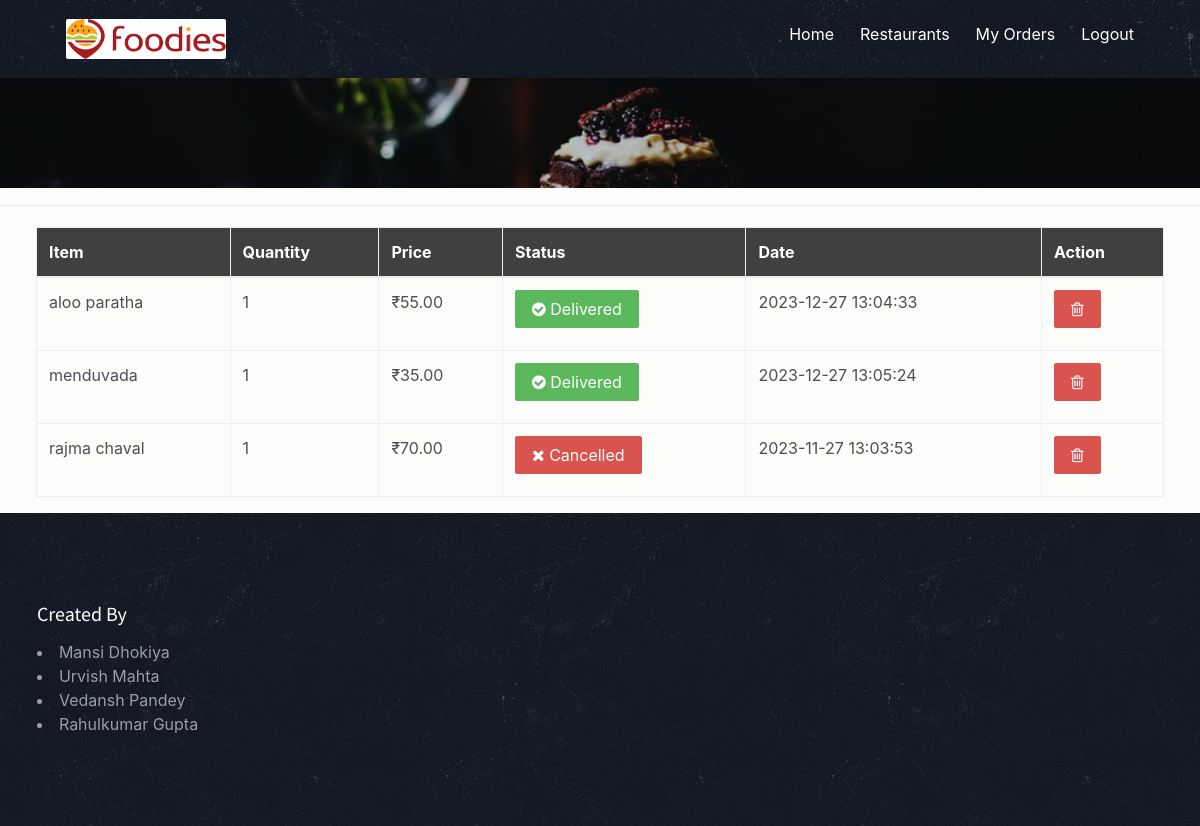
The page /your_orders.php (signed in) on the database its author committed.
### tables this page shows
CREATE TABLE `users_orders` (
  `o_id` int(222) NOT NULL,
  `u_id` int(222) NOT NULL,
  `title` varchar(222) NOT NULL,
  `quantity` int(222) NOT NULL,
  `price` decimal(10,2) NOT NULL,
  `status` varchar(222) DEFAULT NULL,
  `date` timestamp NOT NULL DEFAULT CURRENT_TIMESTAMP ON UPDATE CURRENT_TIMESTAMP
);

### your_orders.php (the view, shortened to what this page needs)
<!DOCTYPE html>
<html lang="en">
<?php
include("connection/connect.php");
if(empty($_SESSION['user_id']))
{
	header('location:login.php');
}
else
{
?>
<head>
    <link href="css/bootstrap.min.css" rel="stylesheet">
    <link href="css/font-awesome.min.css" rel="stylesheet">
    <link href="css/animsition.min.css" rel="stylesheet">
    <link href="css/animate.css" rel="stylesheet">
    <link href="css/style.css" rel="stylesheet">
	</head>
<body>
        <header id="header" class="header-scroll top-header headrom">
            <nav class="navbar navbar-dark">
                <div class="container">
                    <a class="navbar-brand" href="index.php"> <img class="img-rounded" src="icn.png" alt="" height="40px" width="160px"> </a>
                    <div class="collapse navbar-toggleable-md  float-lg-right" id="mainNavbarCollapse">
                        <ul class="nav navbar-nav">
                            <li class="nav-item"> <a class="nav-link active" href="index.php">Home <span class="sr-only">(current)</span></a> </li>
                            <li class="nav-item"> <a class="nav-link active" href="restaurants.php">Restaurants <span class="sr-only"></span></a> </li>
							<?php
						if(empty($_SESSION["user_id"]))
							{
								echo '<li class="nav-item"><a href="login.php" class="nav-link active">Login</a> </li>
							  <li class="nav-item"><a href="registration.php" class="nav-link active">Register</a> </li>';
							}
						else
							{
									echo  '<li class="nav-item"><a href="your_orders.php" class="nav-link active">My Orders</a> </li>';
									echo  '<li class="nav-item"><a href="logout.php" class="nav-link active">Logout</a> </li>';
							}
						?>
                        </ul>
                    </div>
                </div>
            </nav>
        </header>
        <div class="page-wrapper">
            <div class="inner-page-hero bg-image" data-image-src="images/img/pimg.jpg">
            </div>
            <div class="result-show">
            </div>
            <section class="restaurants-page">
                <div class="container">
                    <div class="row">
                        <div class="col-xs-12">
                          </div>
                        <div class="col-xs-12">
                            <div class="bg-gray">
                                <div class="row">
							<table class="table table-bordered table-hover">
						  <thead style = "background: #404040; color:white;">
							<tr>
							  <th>Item</th>
							  <th>Quantity</th>
							  <th>Price</th>
							   <th>Status</th>
							     <th>Date</th>
								   <th>Action</th>
							</tr>
						  </thead>
						  <tbody>
							<?php
						$query_res= mysqli_query($db,"select * from users_orders where u_id='".$_SESSION['user_id']."'");
												if(!mysqli_num_rows($query_res) > 0 )
														{
															echo '<td colspan="6"><center>You have No orders Placed yet. </center></td>';
														}
													else
														{
										  while($row=mysqli_fetch_array($query_res))
										  {
							?>
												<tr>
														 <td data-column="Item"> <?php echo $row['title']; ?></td>
														  <td data-column="Quantity"> <?php echo $row['quantity']; ?></td>
														  <td data-column="price">₹<?php echo $row['price']; ?></td>
														   <td data-column="status">
														   <?php
																			$status=$row['status'];
																			?>
																			<?php
																			if($status=="closed")
																				{
																			?>
																			 <button type="button" class="btn btn-success" ><span  class="fa fa-check-circle" aria-hidden="true"></span> Delivered</button>
																			<?php
																			}
																			?>
																			<?php
																			if($status=="rejected")
																				{
																			?>
																			 <button type="button" class="btn btn-danger"> <i class="fa fa-close"></i> Cancelled</button>
																			<?php
																			}
																			?>
														   </td>
														  <td data-column="Date"> <?php echo $row['date']; ?></td>
														   <td data-column="Action"> <a href="delete_orders.php?order_del=<?php echo $row['o_id'];?>" onclick="return confirm('Are you sure you want to cancel your order?');" class="btn btn-danger btn-flat btn-addon btn-xs m-b-10"><i class="fa fa-trash-o" style="font-size:16px"></i></a>
															</td>
												</tr>
														<?php }} ?>
						  </tbody>
					</table>
                                </div>
                            </div>
                            </div>
                        </div>
                    </div>
                </div>
            <footer class="footer">
                    <div class="row bottom-footer">
                        <div class="container">
                            <div class="row">
							<div class="col-xs-12 col-sm-4 address color-gray">
                                    <h5>Created By </h5>
                                    <b>
                                    <li>Mansi Dhokiya
                                    <li>Urvish Mahta
                                    <li>Vedansh Pandey
                                    <li>Rahulkumar Gupta
                                        </b>
                                 </div>
                            </div>
                        </div>
                    </div>
            </footer>
</body>
</html>
<?php
}
?>

### css/style.css (style rules this page uses)
body { background: rgba(252, 251, 249, 0.68); font-size: 16px; color: #4d4f56; font-weight: 400; overflow-x: hidden; }
.h1, .h2, .h3, .h4, .h5, .h6, h1, h2, h3, h4, h5, h6 { font-family: "Source Sans Pro", sans-serif; color: #25282b; }
a { color: #5c4ac7; }
ul { list-style-type: none; padding: 0; }
.container { max-width: 1270px; width: 94%; }
.page-wrapper { padding-top: 68px; }
.form-control-lg, .dropdown-menu, .btn, .btn-group-lg > .btn, .btn-lg, .img-rounded { border-radius: 2px; }
.btn { transition: all 0.4s; }
.m-b-10 { margin-bottom: 10px; }
#header { position: fixed; width: 100%; border: 0; z-index: 99; }
.navbar { background-image: url("../images/menu-bg.jpg"); padding: 0.95rem 1rem; border-radius: 0; }
.navbar-nav .nav-item { padding-left: 10px; }
footer { background: url(../images/pattern.png) center repeat; padding: 90px 0; z-index: 1; position: relative; }
footer h5 { color: #fff; font-family: "Source Sans Pro", sans-serif; margin-bottom: 15px; }
footer p, footer, footer span { font-weight: 300; color: #9c9da5; }
.inner-page-hero { padding-top: 5%; padding-bottom: 5%; }
.result-show { padding: 7px 0 10px; border-bottom: 1px solid #eaebeb; color: #333366; margin-bottom: 20px; }

### rows shown on the page
users_orders: title "aloo paratha", quantity "1", price "55.00", status "closed" (drawn), date "2023-12-27 13:04:33"
users_orders: title "menduvada", quantity "1", price "35.00", status "closed" (drawn), date "2023-12-27 13:05:24"
users_orders: title "rajma chaval", quantity "1", price "70.00", status "rejected" (drawn), date "2023-11-27 13:03:53"
